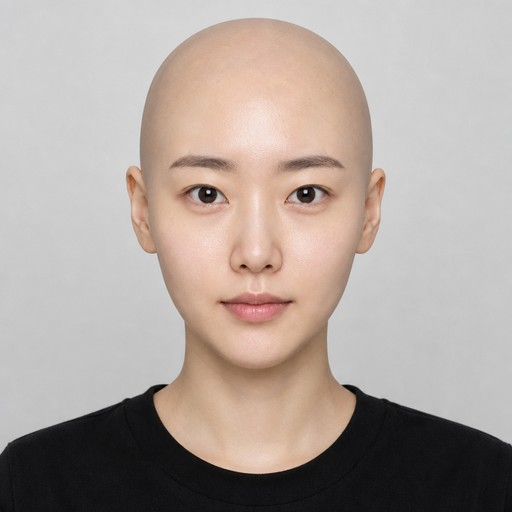
#> input picture asset/ref_faces/ref-01_thumb.jpg, 512 x 512 px
$ python -i compare_pad_fill.py   (imports and definitions only)
#> lines starting #> are read from the running program, lines starting #| are printed output that depends on the picture
#> further down, picture is the input picture: PIL image 512x512 RGB; mean R, G, B 174.6, 163.2, 156.8
"""폴백 여백 채우기 방식 비교.

_blurred_bg_pad() 는 원본을 1.36배 확대해 중앙을 잘라 배경으로 쓴다.
세로 인물 사진의 중앙은 머리·옷이라 그것을 뭉갠 색이 여백에 깔린다.
경계에서 만나는 원본 픽셀은 맨 위(벽)·맨 아래(옷)라 색이 어긋난다.

지표 두 가지를 본다.
  여백-원본   여백 중앙과 원본 가장자리의 밝기 차이. 0 에 가까울수록 좋다
  경계 프로파일 경계 주변을 줄 단위로 찍는다. 평평할수록 좋다
"""

import sys
from pathlib import Path

sys.path.insert(0, str(Path(__file__).resolve().parents[1]))

import numpy as np
from PIL import Image, ImageDraw, ImageFilter

from src.ai_engine.image_gen import aspect, settings

IMAGE_DIR = Path.home() / "normal"
OUT_DIR = Path.home() / "normal_pad"
TARGET = 9 / 16

# 06 은 실제 폴백 케이스, 07·10 은 밝은 배경 조건을 보려고 강제로 태운다
TESTS = ["normal_06_bang_sheer", "normal_07_bang_heavy", "normal_10_salon_wave"]


def _canvas(img):
    w, h = img.size
#> w = 512; h = 512
    nw, nh = (w, int(w / TARGET)) if w / h > TARGET else (int(h * TARGET), h)
#> nw = 512; nh = 910
    return w, h, nw, nh


def _feather(img, bg, nw, nh, inward=True):
    """원본을 배경 위에 얹고 경계를 페더링한다.

    inward 면 마스크를 원본 안쪽으로만 흐린다. 바깥으로 흐리면
    페더링 구간에 배경이 섞여 들어가 어두운 띠가 생긴다.
    """
    w, h = img.size
    ox, oy = (nw - w) // 2, (nh - h) // 2
    r = int(min(w, h) * settings.PAD_FEATHER_RATIO)

    box = [ox, oy, ox + w - 1, oy + h - 1]
    if inward:
        box = [box[0], box[1] + r, box[2], box[3] - r]

    mask = Image.new("L", (nw, nh), 0)
    ImageDraw.Draw(mask).rectangle(box, fill=255)
    mask = mask.filter(ImageFilter.GaussianBlur(r))

    layer = bg.copy()
    layer.paste(img, (ox, oy))
    return Image.composite(layer, bg, mask)


def pad_stretch(img):
    """원본 맨 윗줄·아랫줄을 늘려 채운다. 경계 색이 정확히 이어진다."""
    w, h, nw, nh = _canvas(img)
#> w = 512; h = 512; nw = 512; nh = 910
    oy = (nh - h) // 2
#> oy = 199
    bg = Image.new("RGB", (nw, nh))
#> bg: PIL image 512x910 RGB; every value is 0
    top = img.crop((0, 0, w, 1)).resize((nw, oy + 1), Image.NEAREST)
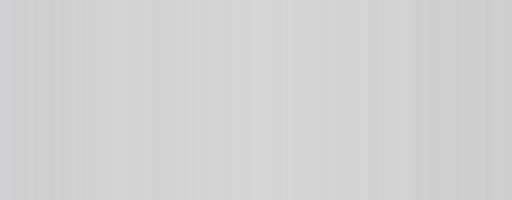
#> top: PIL image 512x200 RGB; mean R, G, B 209.8, 209.8, 209.9
    bot = img.crop((0, h - 1, w, h)).resize((nw, nh - oy - h + 1), Image.NEAREST)
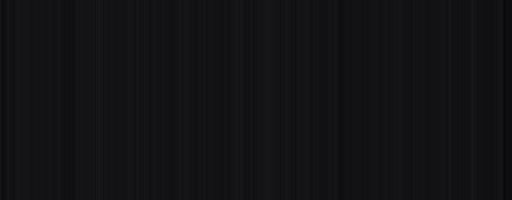
#> bot: PIL image 512x200 RGB; mean R, G, B 18.5, 18.5, 20.5
    bg.paste(top, (0, 0))
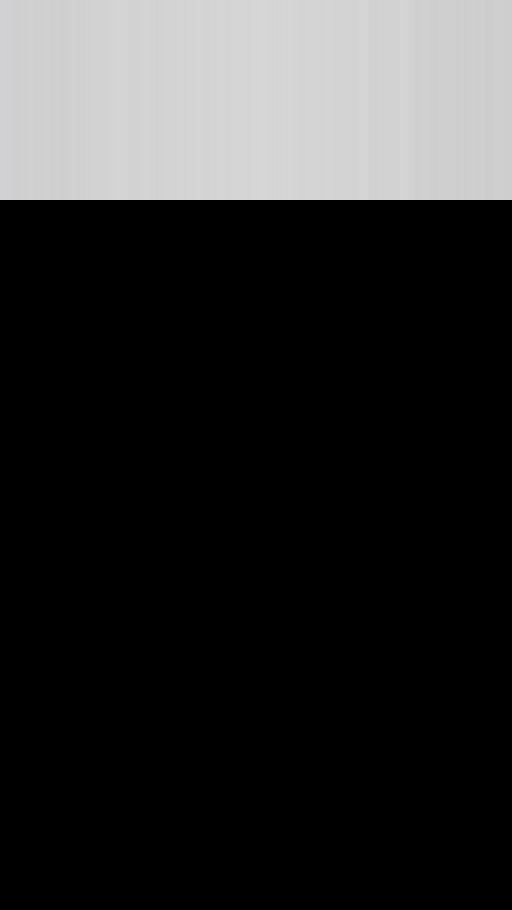
#> bg: PIL image 512x910 RGB; mean R, G, B 46.1, 46.1, 46.1
    bg.paste(bot, (0, oy + h - 1))
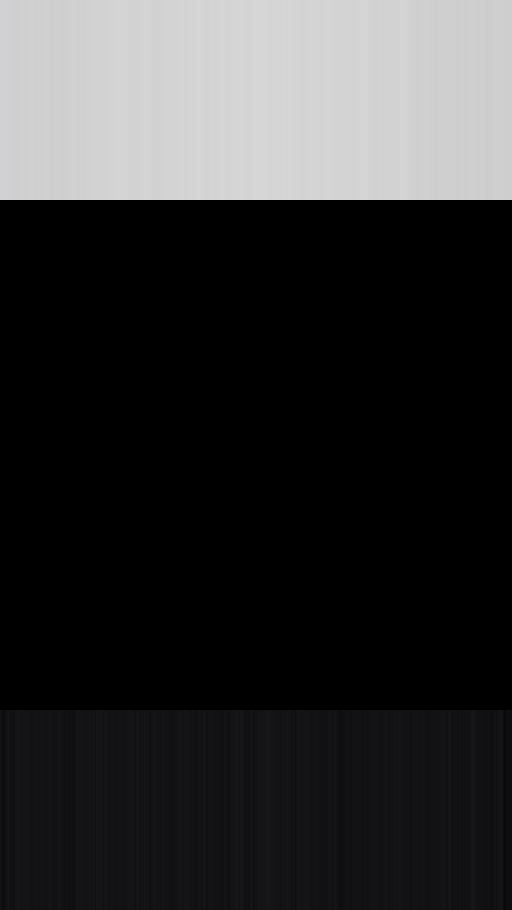
#> bg: PIL image 512x910 RGB; mean R, G, B 50.2, 50.2, 50.6
    bg = bg.filter(ImageFilter.GaussianBlur(int(min(nw, nh) * 0.03)))
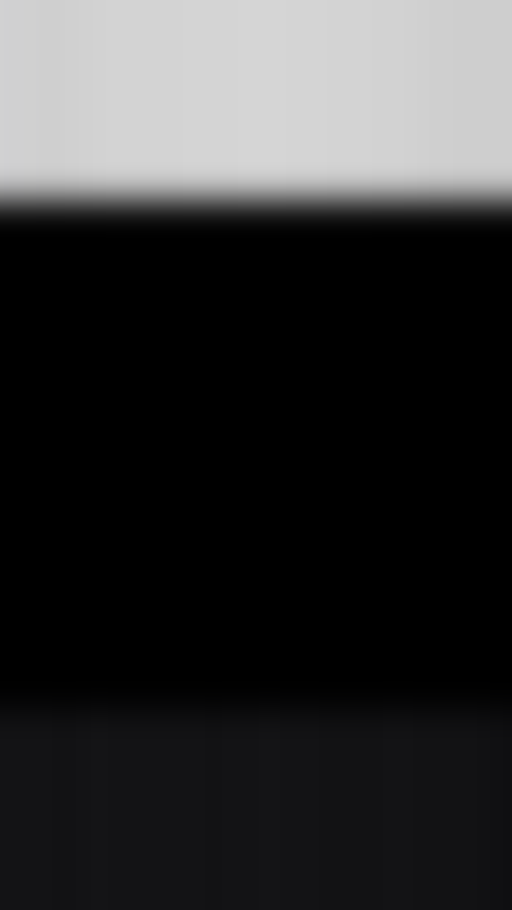
#> bg: PIL image 512x910 RGB; mean R, G, B 50.2, 50.2, 50.6
    return _feather(img, bg, nw, nh)
#> in _feather, `ox, oy = (nw - w) // 2, (nh - h) // 2`: ox = 0; oy = 199


# [58 lines left out: functions pad_edge_color, pad_matched, pad_fixed, not called in this run]


METHODS = {
    "now": lambda im: aspect._blurred_bg_pad(im, TARGET),
    "stretch": pad_stretch,
    "edgecolor": pad_edge_color,
    "matched": pad_matched,
    "fixed": pad_fixed,
}


def band_diff(out, oy):
    g = np.array(out.convert("L"), dtype=float)
    return g[oy // 2 - 10 : oy // 2 + 10].mean() - g[oy + 80 : oy + 100].mean()


# [31 lines not run here, left out]

# --- 개선 전후 비교 이미지 ---


# [23 lines left out: function pad_before, not called in this run]


# [5 lines not run here, left out]

>>> from PIL import Image
>>> picture = Image.open('../../asset/ref_faces/ref-01_thumb.jpg')
#> (the run stopped early here; a loop or call above may not have finished)

$ run again, on asset/ref_faces/ref-02_thumb.jpg
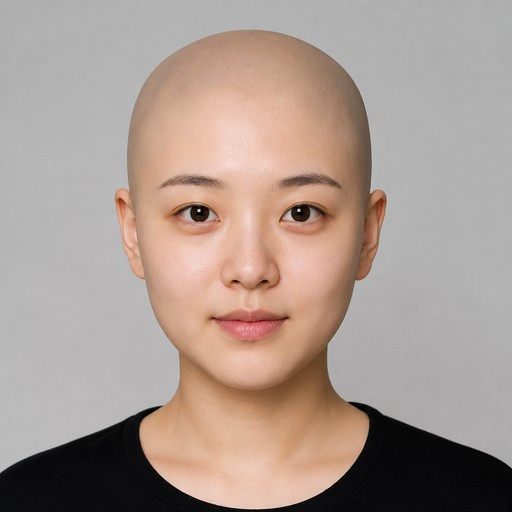
#> input picture asset/ref_faces/ref-02_thumb.jpg, 512 x 512 px
#> picture is the input picture: PIL image 512x512 RGB; mean R, G, B 169.8, 153.4, 144.8
#> in pad_stretch, `w, h, nw, nh = _canvas(img)`: w = 512; nh = 910
#> in pad_stretch, `oy = (nh - h) // 2`: oy = 199
#> in pad_stretch, `bg.paste(top, (0, 0))`:
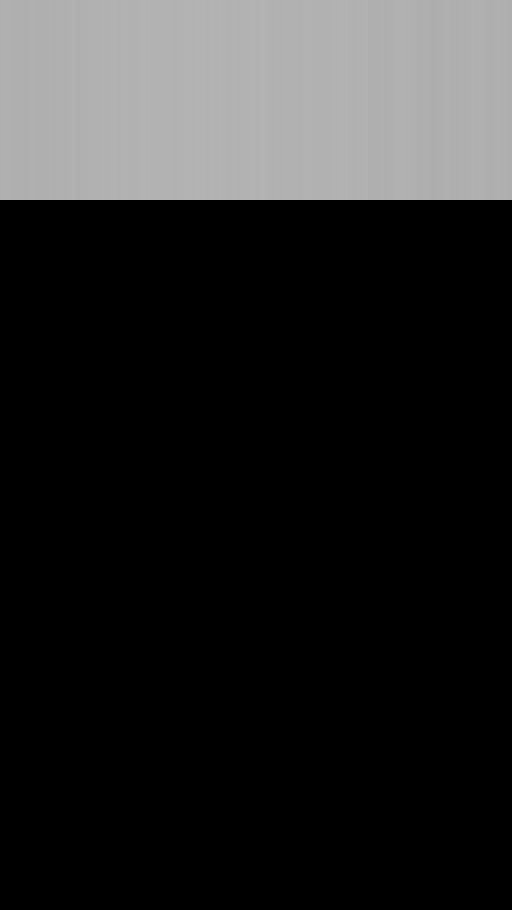
#> bg: PIL image 512x910 RGB; min 0, max 180, mean 38.8
#> in pad_stretch, `bg = bg.filter(ImageFilter.GaussianBlur(int(min(nw, nh) * 0.03)))`:
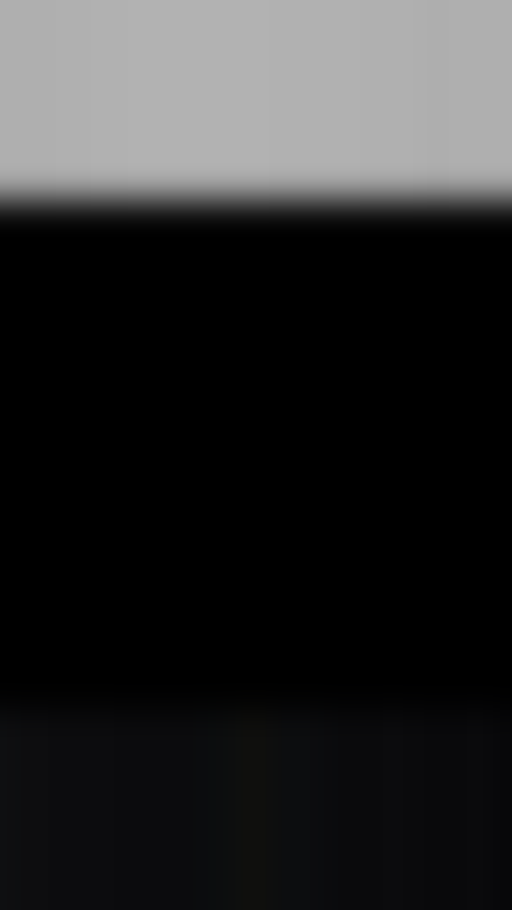
#> bg: PIL image 512x910 RGB; mean R, G, B 41.3, 41.3, 41.7
#> in _feather, `ox, oy = (nw - w) // 2, (nh - h) // 2`: ox = 0; oy = 199

$ run again, on asset/ref_faces/ref-03_thumb.jpg
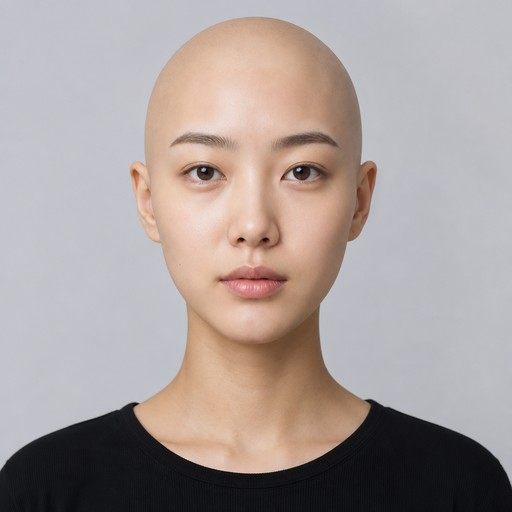
#> input picture asset/ref_faces/ref-03_thumb.jpg, 512 x 512 px
#> picture is the input picture: PIL image 512x512 RGB; mean R, G, B 168.7, 157.5, 154.9
#> in pad_stretch, `w, h, nw, nh = _canvas(img)`: w = 512; nh = 910
#> in pad_stretch, `oy = (nh - h) // 2`: oy = 199
#> in pad_stretch, `top = img.crop((0, 0, w, 1)).resize((nw, oy + 1), Image.NEAREST)`:
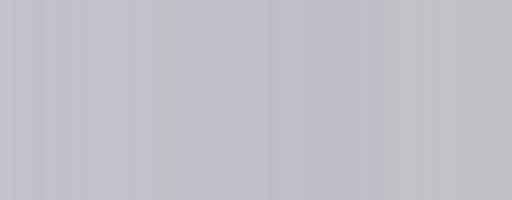
#> top: PIL image 512x200 RGB; mean R, G, B 192.2, 192.4, 199.6
#> in pad_stretch, `bg = bg.filter(ImageFilter.GaussianBlur(int(min(nw, nh) * 0.03)))`:
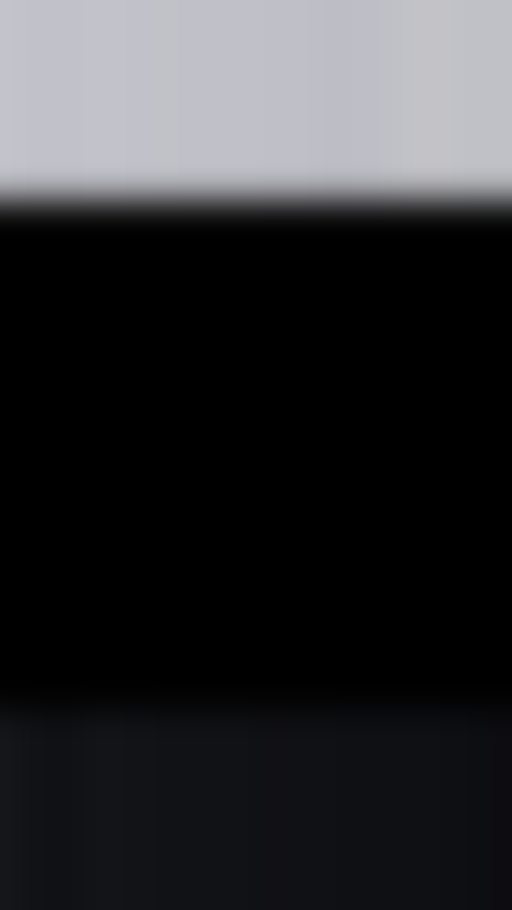
#> bg: PIL image 512x910 RGB; mean R, G, B 45.8, 46.1, 48.5
#> in _feather, `ox, oy = (nw - w) // 2, (nh - h) // 2`: ox = 0; oy = 199
